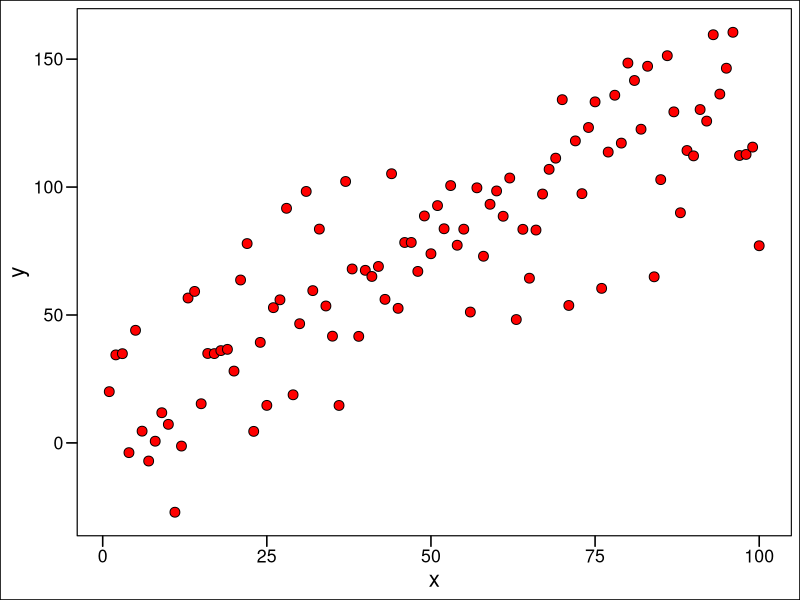
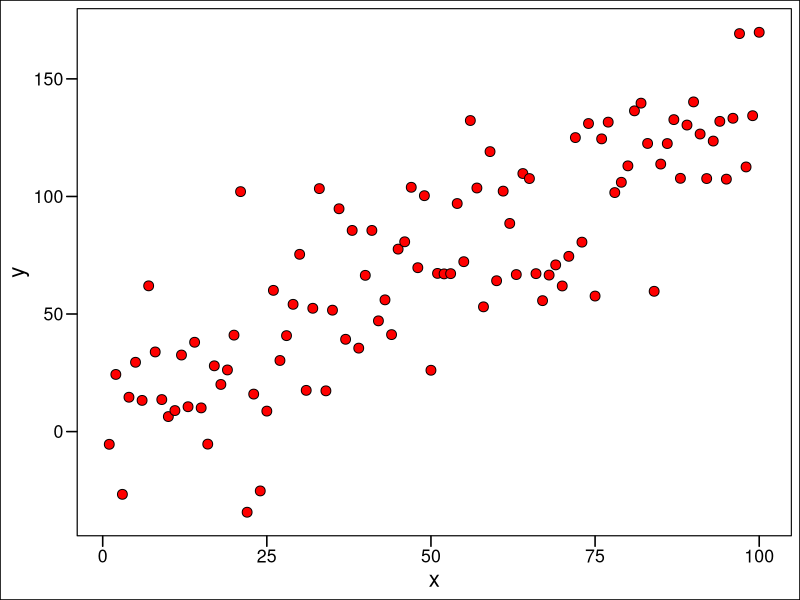

These figures' R source, in order: (Note: this script raises an error after producing the figures.)
## ---- chunk 1
x = c(1:100)
y = rep(NA, 100)
for(i in 1:100) {
  y[i] = 1.3 * x[i] + 10 + rnorm(1, mean = 0, sd = 23)
}

df = data.frame(
  x = x, y = y
)

library(tidyverse)
library(ggthemes)
ggplot(df) + 
  geom_point(aes(x = x, y = y), fill = "red", colour = "black", shape = 21, 
             size = 3) + 
  ggthemes::theme_base()
## ---- chunk 2
x = c(1:100)
y = rep(NA, 100)
for(i in 1:100) {
  y[i] = 1.3 * x[i] + 10 + rnorm(1, mean = 0, sd = 23)
}

df = data.frame(
  x = x, y = y
)

head(df)
## ---- chunk 3
mod <- stats::lm(y ~ x, data = df)
## ---- chunk 4
library(tidyverse)
library(ggthemes)
ggplot(df) + 
  geom_point(aes(x = x, y = y), fill = "red", colour = "black", shape = 21, 
             size = 3) + 
  ggthemes::theme_base()
## ---- chunk 5
par(mfrow = c(2,2,)) # this ensures all the plots show up at once
plot(mod)
## ---- chunk 6
summary(mod)
## ---- chunk 7
ggplot(data = df, mapping = aes(x = x, y = y)) + 
  geom_smooth(method = "lm", formula = y ~ x, colour = "red", se = FALSE) +
  ggthemes::theme_base() +
  geom_point(data = df %>% dplyr::filter(
    x %in% c(22, 45, 89)
  ), size = 3, colour = "black", fill = "purple", shape = 21) +
  geom_line(data = data.frame(x = c(22, 22), y = c(
    predict(mod, data.frame(x = 22)), df$y[which(df$x == 22)]
  )), aes(x = x, y = y)) + 
  geom_line(data = data.frame(x = c(45, 45), y = c(
    predict(mod, data.frame(x = 45)), df$y[which(df$x == 45)]
  )), aes(x = x, y = y)) + 
  geom_line(data = data.frame(x = c(89, 89), y = c(
    predict(mod, data.frame(x = 89)), df$y[which(df$x == 89)]
  )), aes(x = x, y = y)) 
## ---- chunk 8
summary(mod)
